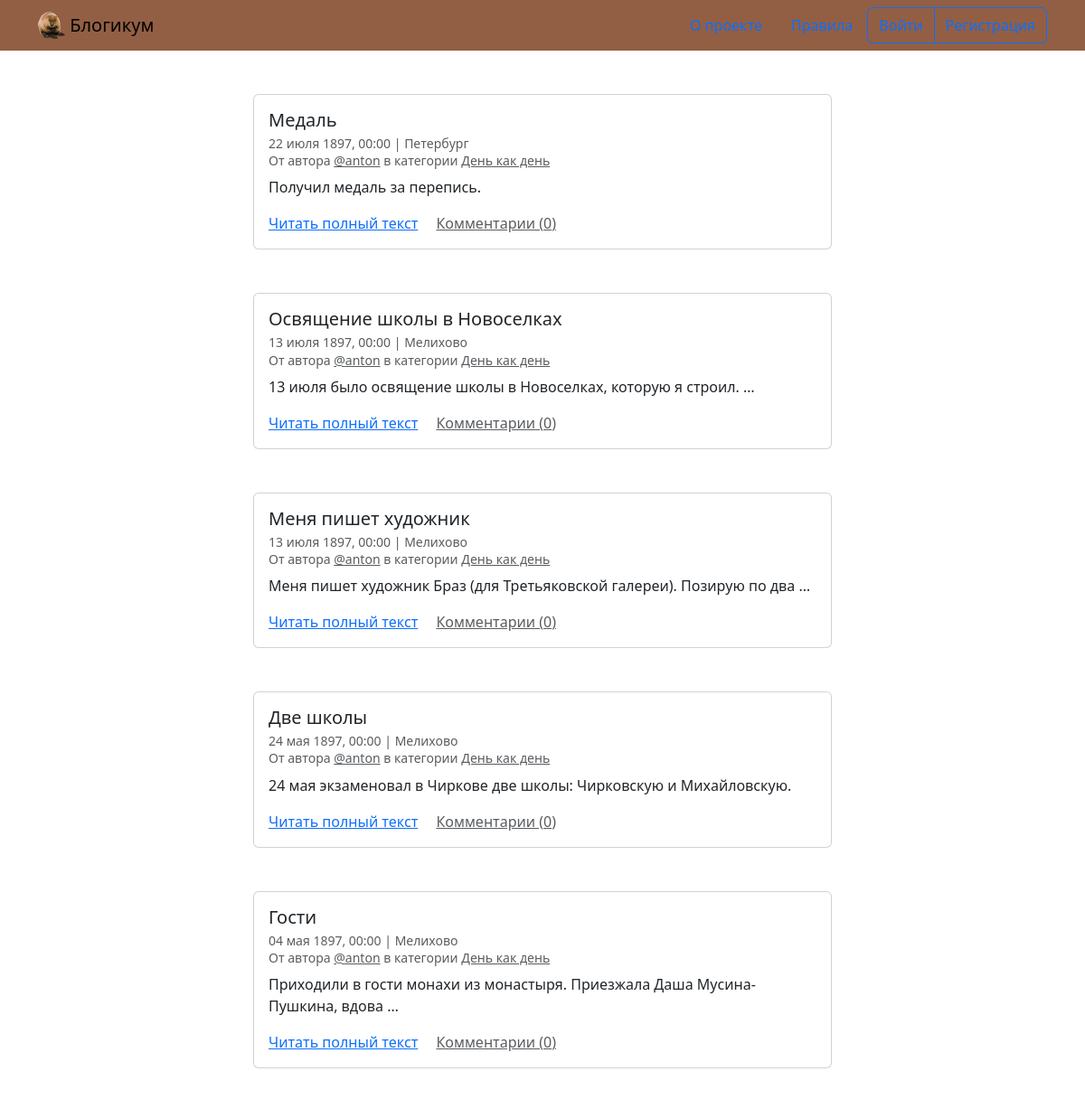
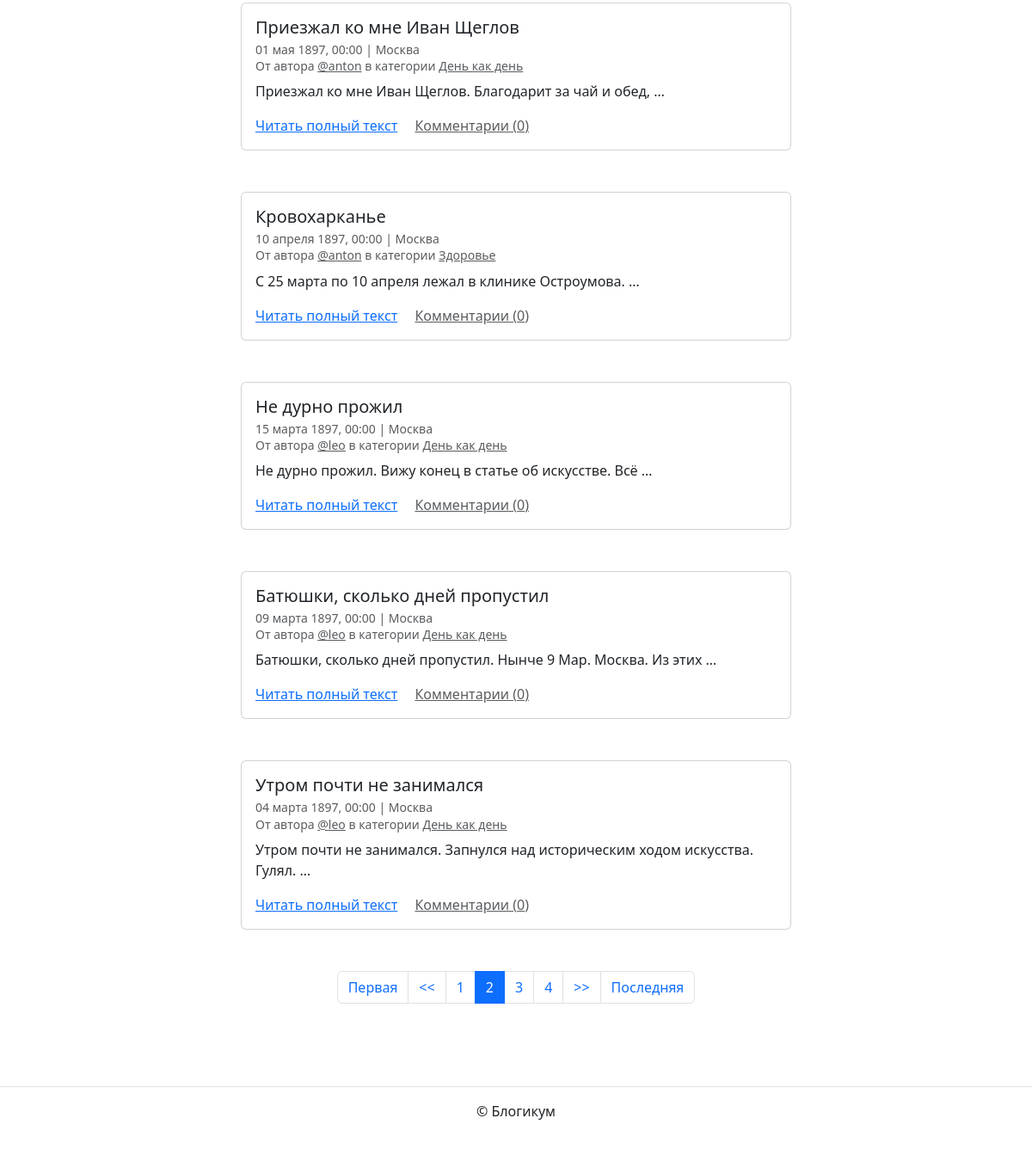
Screenshot of /?page=2 with the database file from the repository (2 pictures, top to bottom).
### blog/models.py (models this page shows, shortened)
class Post(TimeStampedModel):
    title = models.CharField(
        "Заголовок",
        max_length=256,
        blank=False,
    )
    text = models.TextField("Текст", blank=False)
    pub_date = models.DateTimeField(
        "Дата и время публикации",
        blank=False,
        help_text=(
            "Если установить дату и время в "
            "будущем — можно делать отложенные публикации."
        ),
    )
    author = models.ForeignKey(
        User,
        on_delete=models.CASCADE,
        blank=False,
        verbose_name="Автор публикации",
        related_name="posts",
    )
    location = models.ForeignKey(
        "Location",
        null=True,
        on_delete=models.SET_NULL,
        blank=True,
        verbose_name="Местоположение",
        related_name="posts",
    )
    category = models.ForeignKey(
        "Category",
        null=True,
        on_delete=models.SET_NULL,
        blank=False,
        verbose_name="Категория",
        related_name="posts",
    )
    image = models.ImageField(
        "Картинка",
        upload_to="media/",
        blank=True,
    )
    class Meta:
        verbose_name = "публикация"
        verbose_name_plural = "Публикации"

class Location(TimeStampedModel):
    name = models.CharField(
        "Название места",
        max_length=256,
        blank=False,
    )
    class Meta:
        verbose_name = "местоположение"
        verbose_name_plural = "Местоположения"

class Category(TimeStampedModel):
    title = models.CharField(
        "Заголовок",
        max_length=512,
        blank=False,
    )
    description = models.TextField(
        "Описание",
        blank=False,
    )
    slug = models.SlugField(
        "Идентификатор",
        unique=True,
        blank=False,
        help_text=(
            "Идентификатор страницы для URL; разрешены "
            "символы латиницы, цифры, дефис и подчёркивание."
        ),
    )
    class Meta:
        verbose_name = "категория"
        verbose_name_plural = "Категории"

### blog/views.py (the view)
class PostListView(ListView):
    model = Post
    template_name = "blog/index.html"
    context_object_name = "posts"
    paginate_by = POSTS_PER_PAGE
    def get_queryset(self):
        queryset = (
            Post.objects.filter(
                is_published=True,
                category__is_published=True,
                pub_date__lte=NOW,
            )
            .annotate(comment_count=Count("comments"))
            .order_by("-pub_date")
        )
        return queryset

### templates/blog/index.html (shortened to what this page needs)
{% extends "base.html" %}
{% block content %}
  {% for post in page_obj %}
    <article class="mb-5">
      {% include "includes/post_card.html" %}
    </article>
  {% endfor %}
  {% include "includes/paginator.html" %}
{% endblock %}

### templates/includes/post_card.html (shortened to what this page needs)
<div class="col d-flex justify-content-center">
  <div class="card" style="width: 40rem;">
    <div class="card-body">
      <h5 class="card-title">{{ post.title }}</h5>
      <h6 class="card-subtitle mb-2 text-muted">
        <small>
          {{ post.pub_date|date:"d E Y, H:i" }} | {% if post.location and post.location.is_published %}{{ post.location.name }}{% else %}Планета Земля{% endif %}<br>
          От автора <a class="text-muted" href="{% url 'blog:profile' post.author %}">@{{ post.author.username }}</a> в
          категории {% include "includes/category_link.html" %}
        </small>
      </h6>
      <p class="card-text">{{ post.text|truncatewords:10 }}</p>
      <a href="{% url 'blog:post_detail' post.id %}" class="card-link">Читать полный текст</a>
      <a href="{% url 'blog:post_detail' post.id %}" class="card-link text-muted">Комментарии ({{ post.comment_count }})</a>
    </div>
  </div>
</div>

### templates/includes/category_link.html
<a class="text-muted" href="{% url 'blog:category_posts' post.category.slug %}">
  {{ post.category.title }}
</a>

### rows the page displays
Post: title "Медаль", pub_date "22 июля 1897, 00:00", location.name "Петербург", author.username "anton", category "День как день", text "Получил медаль за перепись.", comment_count "0"
Post: title "Освящение школы в Новоселках", pub_date "13 июля 1897, 00:00", location.name "Мелихово", author.username "anton", category "День как день", text "13 июля было освящение школы в Новоселках, которую я строил. …", comment_count "0"
Post: title "Меня пишет художник", pub_date "13 июля 1897, 00:00", location.name "Мелихово", author.username "anton", category "День как день", text "Меня пишет художник Браз (для Третьяковской галереи). Позирую по два …", comment_count "0"
Post: title "Две школы", pub_date "24 мая 1897, 00:00", location.name "Мелихово", author.username "anton", category "День как день", text "24 мая экзаменовал в Чиркове две школы: Чирковскую и Михайловскую.", comment_count "0"
Post: title "Гости", pub_date "04 мая 1897, 00:00", location.name "Мелихово", author.username "anton", category "День как день", text "Приходили в гости монахи из монастыря. Приезжала Даша Мусина-Пушкина, вдова …", comment_count "0"
Post: title "Приезжал ко мне Иван Щеглов", pub_date "01 мая 1897, 00:00", location.name "Москва", author.username "anton", category "День как день", text "Приезжал ко мне Иван Щеглов. Благодарит за чай и обед, …", comment_count "0"
Post: title "Кровохарканье", pub_date "10 апреля 1897, 00:00", location.name "Москва", author.username "anton", category "Здоровье", text "С 25 марта по 10 апреля лежал в клинике Остроумова. …", comment_count "0"
Post: title "Не дурно прожил", pub_date "15 марта 1897, 00:00", location.name "Москва", author.username "leo", category "День как день", text "Не дурно прожил. Вижу конец в статье об искусстве. Всё …", comment_count "0"
Post: title "Батюшки, сколько дней пропустил", pub_date "09 марта 1897, 00:00", location.name "Москва", author.username "leo", category "День как день", text "Батюшки, сколько дней пропустил. Нынче 9 Мар. Москва. Из этих …", comment_count "0"
Post: title "Утром почти не занимался", pub_date "04 марта 1897, 00:00", location.name "Москва", author.username "leo", category "День как день", text "Утром почти не занимался. Запнулся над историческим ходом искусства. Гулял. …", comment_count "0"

### other values shown
{{ i }} "1" "3" "4"
{{ i }} "2"
